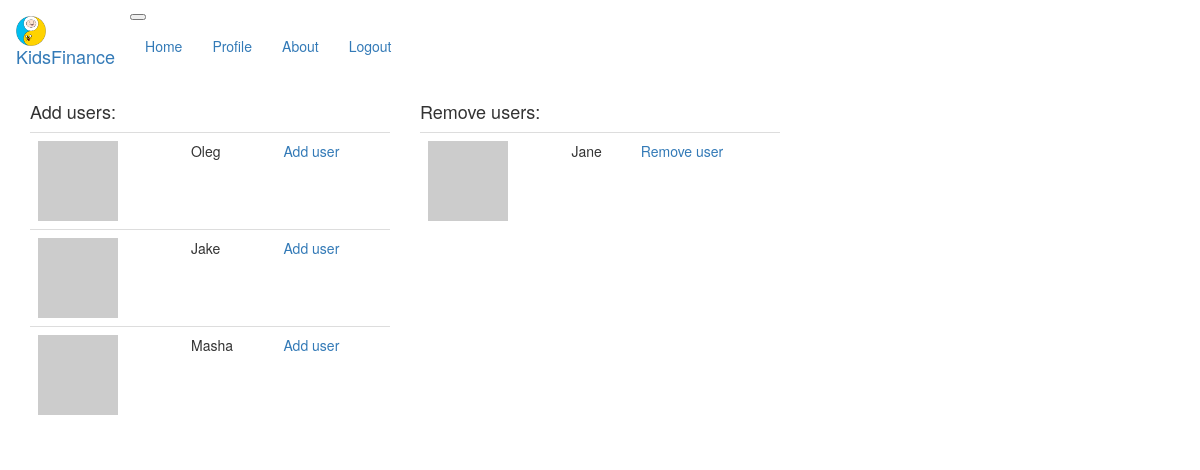
Page /expand_group/Kurilovs/ (signed in) on the committed database.
### app/models.py (models this page shows, shortened)
class User(UserMixin, db.Model):
    id = db.Column(db.Integer, primary_key=True)
    username = db.Column(db.String(64), index=True, unique=True)
    email = db.Column(db.String(120), index=True, unique=True)
    password_hash = db.Column(db.String(128))
    tasks = db.relationship('Task', backref='author', lazy='dynamic')
    role_id = db.Column(db.Integer, db.ForeignKey('role.id'))
    about_me = db.Column(db.String(140))
    age = db.Column(db.Integer)
    last_seen = db.Column(db.DateTime, default=datetime.utcnow)
    groups = db.relationship(
        'Group', secondary=users_to_groups,
        backref='members')
    my_groups = db.relationship('Group', backref='owner')
    accounts = db.relationship('Account',  uselist=False, backref='username')
    assigned_tasks = db.relationship(
        'Task', secondary=taskholders,
        backref='holders')
    def avatar(self, size):
        digest = md5(self.email.lower().encode('utf-8')).hexdigest()
        return 'https://www.gravatar.com/avatar/{}?d=identicon&s={}'.format(
            digest, size)

### app/routes.py (the view)
@app.route('/expand_group/<groupname>/')
@login_required
def expand_group(groupname):
    group = Group.query.filter_by(groupname=groupname).first()
    members = group.members
    all_users = User.query.all()
    for member in members:
        all_users.remove(member)
    return render_template('expand_group.html', title='Expand_group', group=group, all_users=all_users, members=members)

### app/models.py (called while the page is built)
@login.user_loader
def load_user(id):
    return User.query.get(int(id))

### app/routes.py (called while the page is built)
@app.before_request
def before_request():
    if current_user.is_authenticated:
        current_user.last_seen = datetime.utcnow()
        db.session.commit()

### app/templates/expand_group.html (shortened to what this page needs)
{% extends "base.html" %}
{% block page_content %}
<div class="row">
    <div class="col-md-4">
      <h4>Add users:</h4>
        <table class="table border">
            {% for user in all_users %}
            <tr>
                <td>
                  <a href="{{ url_for('user', username=user.username) }}">
                  <img src="{{ user.avatar(36) }}"></td>
                <td>
                  {{ user.username }}
                </td>
                <td>
                  <a href="{{ url_for('add_member', username=user.username, groupname=group.groupname) }}">
                  <p>Add user</p>
                  </a>
                </td>
            </tr>
            {% endfor %}
        </table>
    </div>
    <div class="col-md-4">
      <h4>Remove users:</h4>
        <table class="table border">
            {% for user in members %}
            {% if user != current_user %}
            <tr>
                <td>
                  <a href="{{ url_for('user', username=user.username) }}">
                  <img src="{{ user.avatar(36) }}"></td>
                <td>
                  {{ user.username }}
                </td>
                <td>
                  <a href="{{ url_for('remove_member', username=user.username, groupname=group.groupname) }}">
                  <p>Remove user</p>
                  </a>
                </td>
            </tr>
            {% endif %}
            {% endfor %}
        </table>
    </div>
</div>
{% endblock %}

### rows in the picture
User: username "Oleg"
User: username "Jake"
User: username "Masha"
User: username "Jane"
